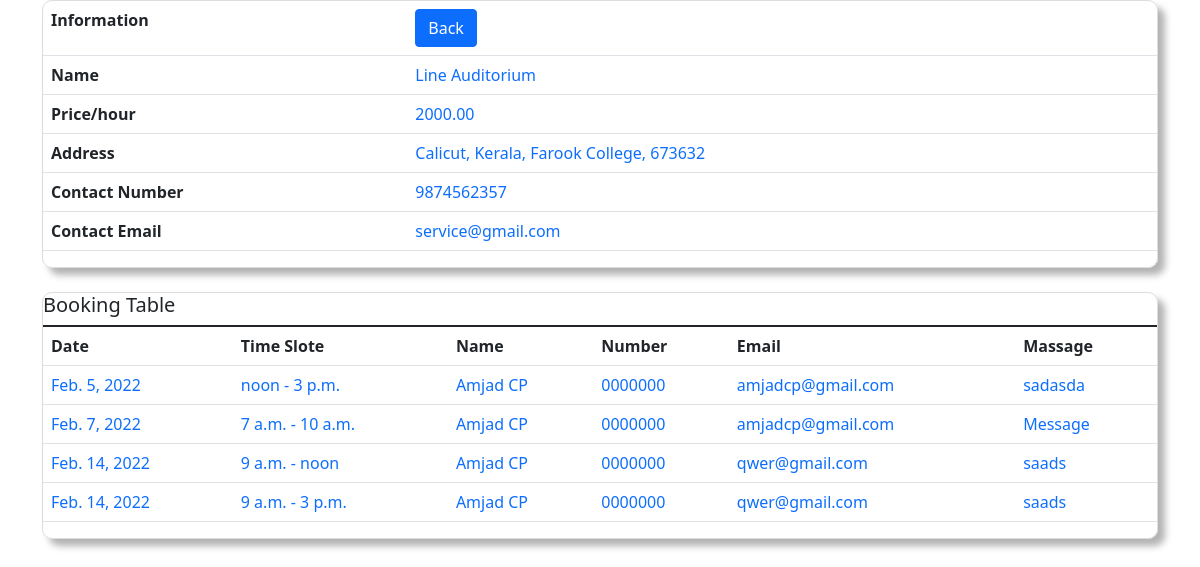
Screenshot of /serviceprovider/auditorium-dashboard/2/2 (signed in) with the database file from the repository.
### serviceprovider/models.py (models this page shows, shortened)
class Auditorium(models.Model):
    user = models.ForeignKey(User, on_delete=models.CASCADE)
    name = models.CharField(max_length=30)
    catelog = models.ImageField(upload_to=get_catelog_upload_to)
    about = models.TextField(max_length=300)
    number = models.CharField(max_length=15)
    email = models.EmailField(null=True, blank=True)
    price = models.DecimalField(max_digits=10, decimal_places=2)
    street = models.CharField(max_length=20)
    district = models.CharField(max_length=20)
    state = models.CharField(max_length=20)
    pin = models.CharField(max_length=10)
    post = models.CharField(max_length=20)

class Book(models.Model):
    auditorium = models.ForeignKey(Auditorium, on_delete=models.CASCADE)
    user = models.ForeignKey(User, on_delete=models.CASCADE)
    book_name = models.CharField(max_length=30)
    book_number = models.CharField(max_length=15)
    book_email = models.EmailField()
    date = models.DateField()
    from_time = models.TimeField()
    to_time = models.TimeField()
    message = models.TextField(max_length=200)

### serviceprovider/views.py (the view)
# urls.py: path('auditorium-dashboard/<str:user>/<int:id>', auditorium_dashboard, name='auditorium-dashboard'),
@login_required
def auditorium_dashboard(request, user, id):
    auditorium = Auditorium.objects.get(id=id)
    books = Book.objects.filter(auditorium=auditorium)
    context = {'auditorium':auditorium, 'books':books}
    return render(request, 'auditorium_dashboard.html', context=context)

### serviceprovider/templates/auditorium_dashboard.html (shortened to what this page needs)
<html>
    <head>
       <link href="https://cdn.jsdelivr.net/npm/bootstrap@5.1.3/dist/css/bootstrap.min.css" rel="stylesheet">
    </head>
    <body>
        <div class="container bootstrap snippets bootdey">
            <div class="panel-body inf-content">
                <div class="row">
                        <div class="table-responsive">
                            <table class="table table-user-information">
                                <tbody>
                                    <tr>
                                        <td>
                                            <strong>
                                                Information
                                            </strong>
                                        </td>
                                        <td class="text-primary">
                                                <a class="btn btn-primary" href="{% url 'users:dashboard' %}" role="button">Back</a>
                                        </td>
                                    </tr>
                                    <tr>
                                        <td>
                                            <strong>
                                                Name
                                            </strong>
                                        </td>
                                        <td class="text-primary">
                                            {{auditorium.name}}
                                        </td>
                                    </tr>
                                    <tr>
                                        <td>
                                            <strong>
                                                Price/hour
                                            </strong>
                                        </td>
                                        <td class="text-primary">
                                            {{ auditorium.price }}
                                        </td>
                                    </tr>
                                    <tr>
                                        <td>
                                            <strong>
                                                Address
                                            </strong>
                                        </td>
                                        <td class="text-primary">
                                            {{auditorium.district}}, {{auditorium.state}}, {{auditorium.post}}, {{auditorium.pin}}
                                        </td>
                                    </tr>
                                    <tr>
                                        <td>
                                            <strong>
                                                Contact Number
                                            </strong>
                                        </td>
                                        <td class="text-primary">
                                            {{auditorium.number}}
                                        </td>
                                    </tr>
                                    <tr>
                                        <td>
                                            <strong>
                                                Contact Email
                                            </strong>
                                        </td>
                                        <td class="text-primary">
                                            {{auditorium.email}}
                                        </td>
                                    </tr>
                                </tbody>
                            </table>
                        </div>
                    </div>
                </div>
            </div>
        <br>
        <div class="container bootstrap snippets bootdey">
            <div class="panel-body inf-content">
                <div class="row">
                        <div class="table-responsive">
                            <table class="table table-user-information">
                                <thead>
                                    <h5>
                                        Booking Table
                                    </h5>
                                </thead>
                                <tbody>
                                    <tr>
                                        <td>
                                            <strong>
                                                <span class="glyphicon glyphicon-asterisk">Date</span>
                                            </strong>
                                        </td>
                                        <td>
                                            <strong>
                                                <span class="glyphicon glyphicon-asterisk">Time Slote</span>
                                            </strong>
                                        </td>
                                        <td>
                                            <strong>
                                                <span class="glyphicon glyphicon-asterisk">Name</span>
                                            </strong>
                                        </td>
                                        <td>
                                            <strong>
                                                <span class="glyphicon glyphicon-asterisk">Number</span>
                                            </strong>
                                        </td>
                                        <td>
                                            <strong>
                                                <span class="glyphicon glyphicon-asterisk">Email</span>
                                            </strong>
                                        </td>
                                        <td>
                                            <strong>
                                                <span class="glyphicon glyphicon-asterisk">Massage</span>
                                            </strong>
                                        </td>
                                    </tr>
                                    {% for book in books %}
                                    <tr>
                                        <td>
                                            <span class="glyphicon glyphicon-asterisk text-primary">{{book.date}}</span>
                                        </td>
                                        <td>
                                            <span class="glyphicon glyphicon-asterisk text-primary">{{book.from_time}} - {{book.to_time}}</span>
                                        </td>
                                        <td>
                                            <span class="glyphicon glyphicon-asterisk text-primary">{{book.book_name}}</span>
                                        </td>
                                        <td>
                                            <span class="glyphicon glyphicon-asterisk text-primary">{{book.book_number}}</span>
                                        </td>
                                        <td>
                                            <span class="glyphicon glyphicon-asterisk text-primary">{{book.book_email}}</span>
                                        </td>
                                        <td>
                                            <span class="glyphicon glyphicon-asterisk text-primary">{{book.message}}</span>
                                        </td>
                                    </tr>
                                    {%endfor%}
                                </tbody>
                            </table>
                        </div>
                    </div>
                </div>
            </div>
    </body>
</html>

### serviceprovider/templates/auditorium_dashboard.html (style rules this page uses)
.inf-content { border:1px solid #DDDDDD; -webkit-border-radius:10px; -moz-border-radius:10px; border-radius:10px; box-shadow: 7px 7px 7px rgba(0, 0, 0, 0.3); }

### rows the page displays
Auditorium: name "Line Auditorium", price "2000.00", district "Calicut", state "Kerala", post "Farook College", pin "673632", number "9874562357", email "service@gmail.com"
Book: date "Feb. 5, 2022", from_time "noon", to_time "3 p.m.", book_name "Amjad CP", book_number "0000000", book_email "amjadcp@gmail.com", message "sadasda"
Book: date "Feb. 7, 2022", from_time "7 a.m.", to_time "10 a.m.", book_name "Amjad CP", book_number "0000000", book_email "amjadcp@gmail.com", message "Message"
Book: date "Feb. 14, 2022", from_time "9 a.m.", to_time "noon", book_name "Amjad CP", book_number "0000000", book_email "qwer@gmail.com", message "saads"
Book: date "Feb. 14, 2022", from_time "9 a.m.", to_time "3 p.m.", book_name "Amjad CP", book_number "0000000", book_email "qwer@gmail.com", message "saads"
